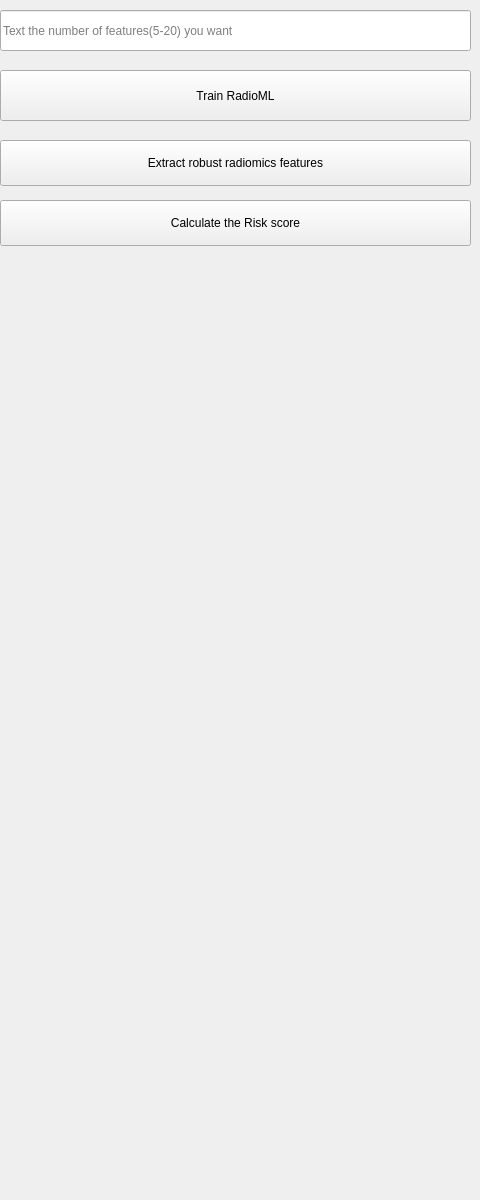
    <widget class="QWidget" name="page_11">
     <widget class="QPushButton" name="pushButton_10">
      <property name="geometry">
       <rect>
        <x>0</x>
        <y>140</y>
        <width>471</width>
        <height>46</height>
       </rect>
      </property>
      <property name="text">
       <string>Extract robust radiomics features</string>
      </property>
     </widget>
     <widget class="QPushButton" name="pushButton_12">
      <property name="geometry">
       <rect>
        <x>0</x>
        <y>70</y>
        <width>471</width>
        <height>51</height>
       </rect>
      </property>
      <property name="text">
       <string>Train RadioML</string>
      </property>
     </widget>
     <widget class="QPushButton" name="pushButton_13">
      <property name="geometry">
       <rect>
        <x>0</x>
        <y>200</y>
        <width>471</width>
        <height>46</height>
       </rect>
      </property>
      <property name="text">
       <string>Calculate the Risk score</string>
      </property>
     </widget>
     <widget class="QLabel" name="label_sample_2">
      <property name="geometry">
       <rect>
        <x>0</x>
        <y>260</y>
        <width>471</width>
        <height>461</height>
       </rect>
      </property>
      <property name="text">
       <string/>
      </property>
     </widget>
     <widget class="QLabel" name="label_OS_2">
      <property name="geometry">
       <rect>
        <x>0</x>
        <y>730</y>
        <width>471</width>
        <height>461</height>
       </rect>
      </property>
      <property name="text">
       <string/>
      </property>
     </widget>
     <widget class="QLineEdit" name="lineEdit_features">
      <property name="geometry">
       <rect>
        <x>0</x>
        <y>10</y>
        <width>471</width>
        <height>41</height>
       </rect>
      </property>
      <property name="text">
       <string/>
      </property>
      <property name="placeholderText">
       <string>Text the number of features(5-20) you want</string>
      </property>
     </widget>
    </widget>
